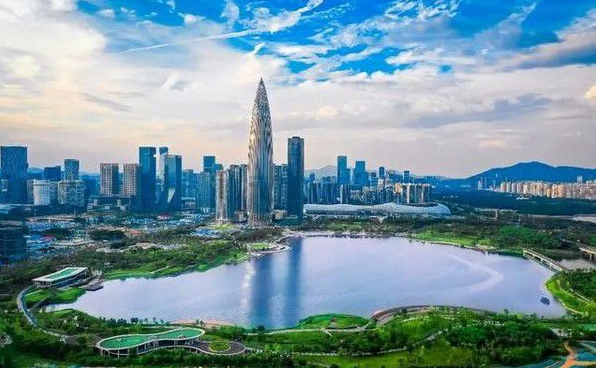
#> input picture Lab4/images/shenzhen.png, 596 x 368 px
$ jupyter execute --allow-errors Untitled.ipynb   (shell and % lines are left out)
#> lines starting #> are read from the running program, lines starting #| are printed output that depends on the picture; after the words box and inside, x2 and y2 are one past the last pixel; in counts of white or black regions, pixels touching at a corner belong together
#> further down, img is the input picture: shape (368, 596, 3); mean B, G, R 159.9, 149.1, 118.4
[cell 1]
import numpy as np
import cv2 as cv

def P4_rgb2gray(img) :
    b, g, r = cv.split(img)
    img = 0.229 * r + 0.578 * g + 0.144 * b
#> img: shape (368, 596) float64
    img = cv.merge([b, g, r])
    return img

img = cv.imread('images/shenzhen.png', cv.IMREAD_COLOR)
img_gray = P4_rgb2gray(img).astype(np.uint8)

cv.imshow('img_gray', img_gray)
cv.waitKey(0)

[cell 2]
import cv2 as cv
import numpy as np

img = cv.imread('images/blue_sign.png', cv.IMREAD_COLOR)
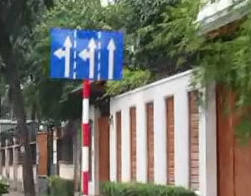
#> input picture Lab4/images/blue_sign.png, 251 x 196 px
#> img is the input picture: shape (196, 251, 3); mean B, G, R 103.3, 114.4, 115.1
rgb = cv.cvtColor(img, cv.COLOR_BGR2RGB)

blue_low = np.array([0, 0, 150])
blue_up = np.array([150, 240, 255])

mask = cv.inRange(rgb, blue_low, blue_up)
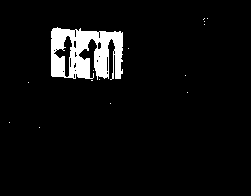
#> mask: shape (196, 251); 5.3% white; 15 white regions (14 under 20 px), largest, box (x1, y1, x2, y2) and area: (51, 27, 123, 80) 2576
img2 = cv.bitwise_and(img, img, mask = mask)

concatenate = np.concatenate((img, img2), axis = 1)
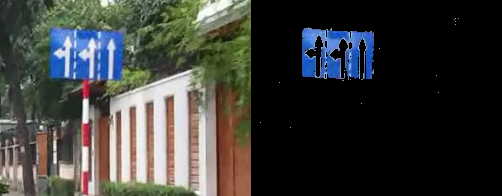
#> concatenate: shape (196, 502, 3); mean B, G, R 56.8, 60.1, 59.2
cv.imshow('concatenate', concatenate)
cv.waitKey(0)

[cell 3]
import cv2 as cv
import numpy as np
import matplotlib.pyplot as plt
img = cv.imread('images/blue_sign.png')[ : , : , : : -1]
hsv = cv.cvtColor(img, cv.COLOR_RGB2HSV)
#> hsv: shape (196, 251, 3); mean H, S, V 47.3, 73.4, 129

low_blue = np.array([100, 43, 46])
up_blue = np.array([124, 255, 240])

mask = cv.inRange(hsv, low_blue, up_blue)
#> mask: shape (196, 251); 6.3% white; 3 white regions (2 under 20 px)
img = cv.cvtColor(img, cv.COLOR_RGB2BGR)
img2 = cv.bitwise_and(img, img, mask = mask)

concatenate = np.concatenate((img, img2), axis = 1)
cv.imshow('concatenate', concatenate)
cv.waitKey(0)

[cell 4]
import numpy as np
import cv2 as cv
star_img = cv.imread('images/star.png', cv.IMREAD_GRAYSCALE)
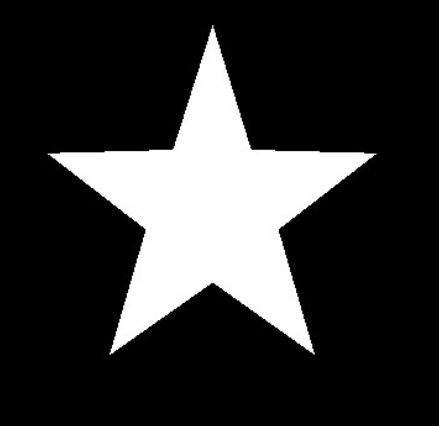
#> input picture Lab4/images/star.png, 439 x 426 px
#> star_img: shape (426, 439); min 0, max 255, mean 50.5
moments = cv.moments(star_img)
#> moments = moments, m00 9436799, centre m10/m00, m01/m00 = (211.6, 209)
HuMoments = cv.HuMoments(moments)
#> HuMoments = [0.000828, 1.7e-09, 1.19e-13, 2.32e-14, 1.22e-27, 9.5e-19, 8.14e-29]

#平移
M = np.float32([[1, 0, 50], [0, 1, 30]])
rows, cols = star_img.shape[0], star_img.shape[1]
#> rows = 426; cols = 439
star_img1 = cv.warpAffine(star_img, M, (cols, rows))
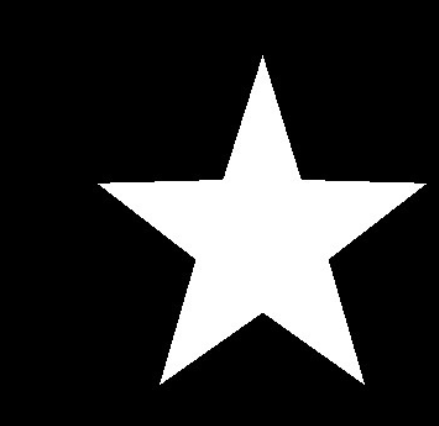
#> star_img1: shape (426, 439); min 0, max 255, mean 50.5
moments = cv.moments(star_img1)
#> moments = moments, m00 9436799, centre m10/m00, m01/m00 = (261.6, 239)
HuMoments1 = cv.HuMoments(moments)
#> HuMoments1 has the same summary as HuMoments
delta1 =  HuMoments1 - HuMoments
#> delta1 = [1.08e-19, 8.89e-24, 7.31e-25, -1.01e-25, -4.52e-39, -4.58e-30, 4.8e-39]
print(delta1)
#| [[ 1.08420217e-19]
#|  [ 8.89219158e-24]
#|  [ 7.30901717e-25]
#|  [-1.00753315e-25]
#|  [-4.52289819e-39]
#|  [-4.58005400e-30]
#|  [ 4.80069159e-39]]

#旋转
star_img2 = np.rot90(star_img)
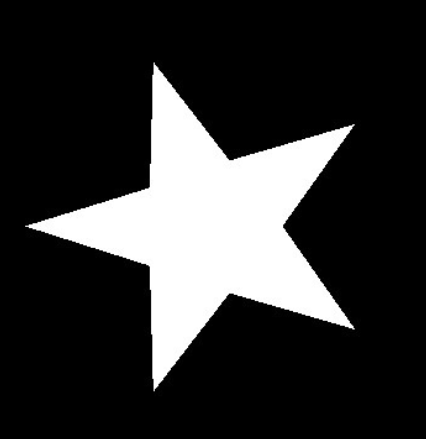
#> star_img2: shape (439, 426); min 0, max 255, mean 50.5
moments = cv.moments(star_img2)
#> moments = moments, m00 9436799, centre m10/m00, m01/m00 = (209, 226.4)
HuMoments2 = cv.HuMoments(moments)
#> HuMoments2 has the same summary as HuMoments
delta2 = HuMoments2 - HuMoments
#> delta2 = [2.17e-19, -1.28e-23, -2.35e-25, 3.45e-26, 1.56e-39, 1.45e-30, -6.99e-40]
print(delta2)
#| [[ 2.16840434e-19]
#|  [-1.28212995e-23]
#|  [-2.35168902e-25]
#|  [ 3.44984651e-26]
#|  [ 1.56192090e-39]
#|  [ 1.44675857e-30]
#|  [-6.98687414e-40]]

#尺度
star_img3 = cv.resize(star_img, (300, 300))
moments = cv.moments(star_img3)
#> moments = moments, m00 4540511, centre m10/m00, m01/m00 = (144.5, 147)
HuMoments3 = cv.HuMoments(moments)
#> HuMoments3 = [0.00083, 4.37e-09, 1.21e-13, 2.57e-14, 1.43e-27, 1.69e-18, 1.03e-28]
delta3 = HuMoments3 - HuMoments
#> delta3 = [1.57e-06, 2.67e-09, 2.6e-15, 2.51e-15, 2.17e-28, 7.41e-19, 2.14e-29]
print(delta3)
#| [[1.56914471e-06]
#|  [2.67185822e-09]
#|  [2.59890348e-15]
#|  [2.50988314e-15]
#|  [2.17424360e-28]
#|  [7.40875755e-19]
#|  [2.14289027e-29]]

[cell 5]
import cv2 as cv
import numpy as np
import matplotlib.pyplot as plt
img_planes = cv.imread('images/planes.png', 0)
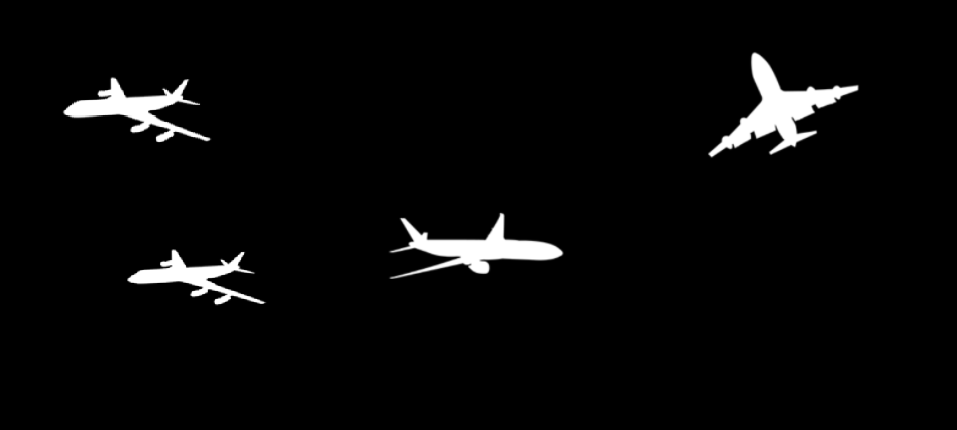
#> input picture Lab4/images/planes.png, 957 x 430 px
#> img_planes is the input picture: shape (430, 957); min 0, max 255, mean 8.2

img = np.zeros((img_planes.shape[0], img_planes.shape[1], 3))
contours, hierarphy = cv.findContours(img_planes, cv.RETR_EXTERNAL, cv.CHAIN_APPROX_NONE)#contours得到宽和高
#> contours = 4 contours; box (x1, y1, x2, y2) and area: (707, 51, 860, 159) 5298, (388, 211, 565, 279) 4472, (62, 76, 212, 143) 3575, (127, 249, 267, 306) 2789
cv.drawContours(img, contours,  -1, (0, 0, 255), 1)
#> img: shape (430, 957, 3) float64

contours_tmp = []
for k in range(len(contours)) :
    X = contours[k].squeeze()
    min_x, min_y, max_x, max_y = np.min(X, 0)[0], np.min(X, 0)[1], np.max(X, 0)[0], np.max(X, 0)[1]
    contours_tmp.append([[min_x, min_y], [min_x, max_y], [max_x, max_y], [max_x, min_y]])
#> this loop made 4 passes
#> (min_x, min_y, max_x, max_y) on passes 1 to 4: (127, 249, 266, 305), (388, 211, 564, 278), (62, 76, 211, 142), (707, 51, 859, 158)
#> after the loop, contours_tmp = [[[127, 249], [127, 305], [266, 305], [266, 249]], [[388, 211], [388, 278], [564, 278], [564, 211]], [[62, 76], [62, 142], [211, 142], [211, 76]], [[707, 51], [707, 158], [859, 158], [859, 51]]]
# [8 lines of commented-out code are left out]
for i in range(len(contours_tmp)) :
    cv.rectangle(img, (contours_tmp[i][0][0], contours_tmp[i][0][1]), (contours_tmp[i][2][0], contours_tmp[i][2][1]), (0, 0, 255))
#> this loop made 4 passes
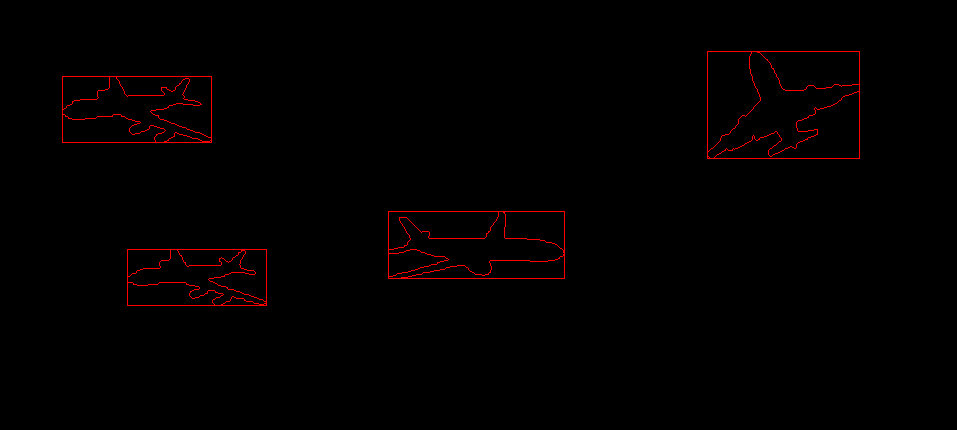
#> img: shape (430, 957, 3) float64; mean B, G, R 0, 0, 2.4

img_plane = cv.imread('images/one_plane.png', 0)
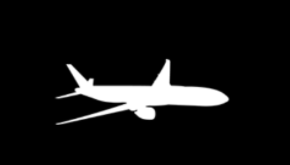
#> input picture Lab4/images/one_plane.png, 290 x 165 px
#> img_plane is the input picture: shape (165, 290); min 0, max 255, mean 19.1
sub_images = []
deltas = []
#单架飞机的Hu矩
moments_plane = cv.moments(img_plane)
#> moments_plane = moments, m00 914837, centre m10/m00, m01/m00 = (144.9, 94.73)
Hu_plane = cv.HuMoments(moments_plane)
#> Hu_plane = [0.00201, 3.05e-06, 3e-11, 4.23e-11, 5.06e-22, 6.13e-14, 1.42e-21]
Hu_planes = []

for k in range(len(contours_tmp)) :
    sub_image = img_planes[contours_tmp[k][0][1] : contours_tmp[k][2][1], contours_tmp[k][0][0] : contours_tmp[k][2][0]].astype(np.float32)
    sub_images.append(sub_image)

    moments = cv.moments(sub_image)
    Humoments = cv.HuMoments(moments)
    Hu_planes.append(Humoments)
    #定义Hu矩的距离为欧几里得距离
    delta = np.square(Humoments - Hu_plane)
    deltas.append(np.sum(delta))

    plt.subplot(1, 4, k + 1)
    plt.title(f'sub {k + 1}')
    plt.axis('off')
    plt.tight_layout()
    plt.imshow(sub_image, 'gray')
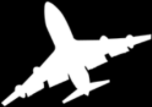
#> sub_image: shape (107, 152) float32; min 0, max 255, mean 69.7
#> after the loop, Hu_planes = 4 items; deltas = [1.06e-08, 1.69e-11, 5.89e-08, 6.76e-07]; sub_images = 4 items

plt.figure()
the_nearest = deltas.index(min(deltas))
#> the_nearest = 1
plt.subplot(1, 2, 1), plt.imshow(img_plane, 'gray'), plt.title('Original'),plt.axis('off')
plt.subplot(1, 2, 2), plt.imshow(sub_images[the_nearest], 'gray'), plt.title('Matched'),plt.axis('off')

cv.imshow('contours', img)
cv.waitKey(0)
#> Out = 27

[cell 6]
import cv2 as cv

def P4_contour_code(pointList) :
    Normalized_chain_code = []
    Differential_code = []
    direction = [[1, 0], [1, 1], [0, 1], [-1, 1], [-1, 0], [-1, -1], [0, -1], [1, -1]]

    for k in range(1, len(contours_tmp)) :
        for t in range(len(direction)) :
            if (contours_tmp[k][0] == (contours_tmp[k - 1][0] + direction[t][0])) and (contours_tmp[k][1] == (contours_tmp[k - 1][1] + direction[t][1])) :
                Normalized_chain_code.append(t)
    Normalized_chain_code.append(Normalized_chain_code[0])

    for i in range(1, len(Normalized_chain_code)) :
        if Normalized_chain_code[i] < Normalized_chain_code[i - 1] :
            Differential_code.append(Normalized_chain_code[i] + 8 - Normalized_chain_code[i - 1])
        else :
            Differential_code.append(Normalized_chain_code[i] - Normalized_chain_code[i - 1])
    return Differential_code, Normalized_chain_code

star = cv.imread('images/star.png', cv.IMREAD_GRAYSCALE)
contours, hierarphy = cv.findContours(star, cv.RETR_EXTERNAL, cv.CHAIN_APPROX_NONE)
#> contours = 1 contour; box (x1, y1, x2, y2) and area: (42, 25, 380, 361) 42871
pointList = contours[0].squeeze()
#> pointList = 1694 pairs, first value 42 to 379, second value 25 to 360
#> the loop in P4_contour_code, `for k in range(1, len(contours_tmp)) :` made 1 pass
#> after the loop in P4_contour_code, `for k in range(1, len(contours_tmp)) :`: Normalized_chain_code = []

#> (the rest of this cell did not finish here and is left out)
